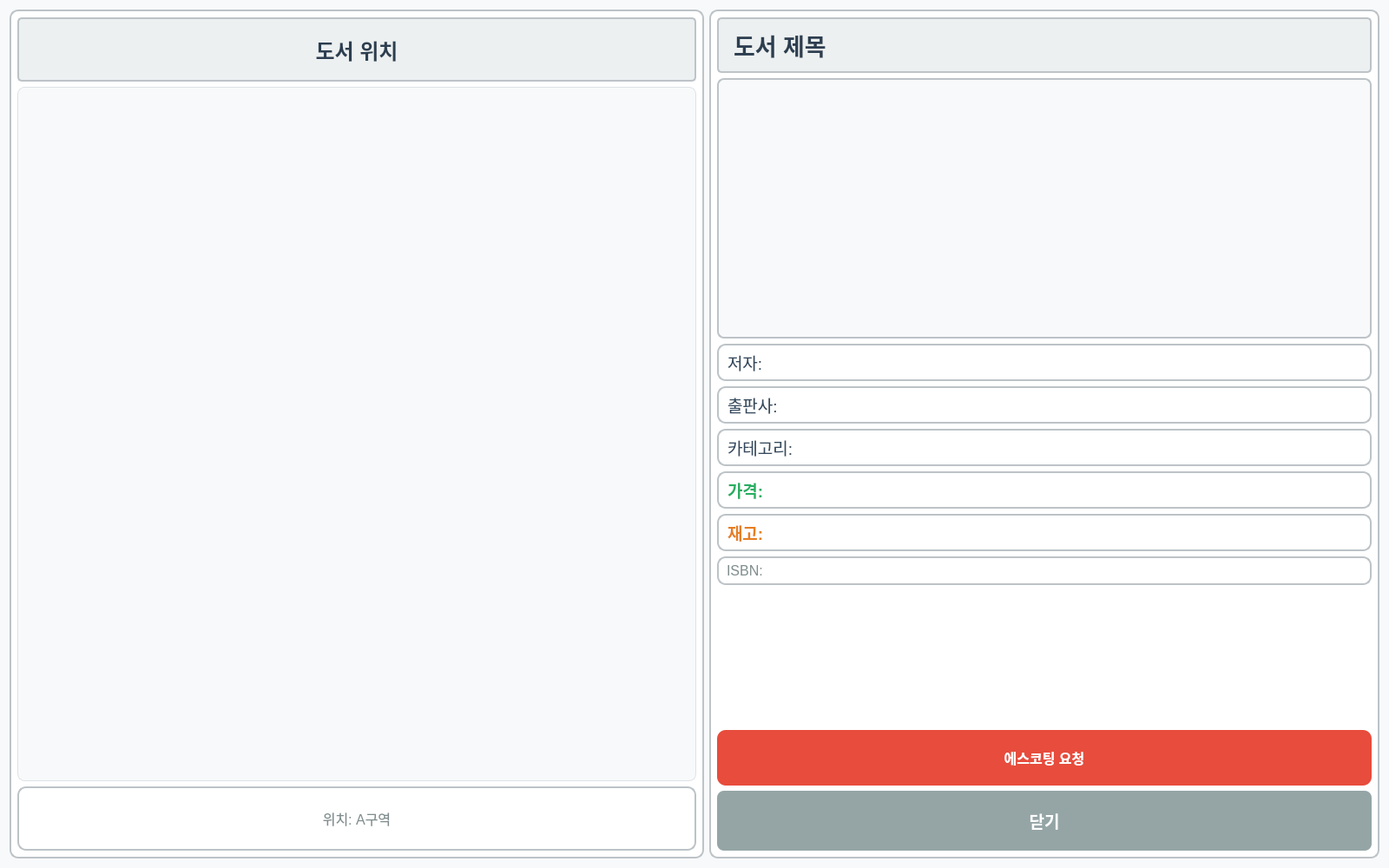
<?xml version="1.0" encoding="UTF-8"?>
<ui version="4.0">
 <class>BookDetailPopup</class>
 <widget class="QDialog" name="BookDetailPopup">
  <property name="geometry">
   <rect>
    <x>0</x>
    <y>0</y>
    <width>1600</width>
    <height>1000</height>
   </rect>
  </property>
  <property name="windowTitle">
   <string>도서 상세 정보</string>
  </property>
  <property name="modal">
   <bool>true</bool>
  </property>
  <property name="styleSheet">
   <string notr="true">QDialog {
    background-color: #f8f9fa;
}</string>
  </property>
  <layout class="QHBoxLayout" name="horizontalLayout">
   <item>
    <widget class="QWidget" name="leftPanel">
     <property name="minimumSize">
      <size>
       <width>800</width>
       <height>0</height>
      </size>
     </property>
     <property name="maximumSize">
      <size>
       <width>800</width>
       <height>16777215</height>
      </size>
     </property>
     <property name="styleSheet">
      <string notr="true">QWidget {
    background-color: white;
    border: 2px solid #bdc3c7;
    border-radius: 10px;
}</string>
     </property>
     <layout class="QVBoxLayout" name="mapLayout">
      <item>
       <widget class="QLabel" name="mapTitleLabel">
        <property name="font">
         <font>
          <pointsize>18</pointsize>
          <weight>75</weight>
          <bold>true</bold>
         </font>
        </property>
        <property name="text">
         <string>도서 위치</string>
        </property>
        <property name="alignment">
         <set>Qt::AlignCenter</set>
        </property>
        <property name="minimumSize">
         <size>
          <width>0</width>
          <height>30</height>
         </size>
        </property>
        <property name="styleSheet">
         <string notr="true">QLabel {
    color: #2c3e50;
    background-color: #ecf0f1;
    border-radius: 5px;
    padding: 3px;
}</string>
        </property>
       </widget>
      </item>
      <item>
       <widget class="QLabel" name="mapLabel">
        <property name="minimumSize">
         <size>
          <width>0</width>
          <height>800</height>
         </size>
        </property>
        <property name="styleSheet">
         <string notr="true">QLabel {
    border: 1px solid #dee2e6;
    border-radius: 8px;
    background-color: #f8f9fa;
    padding: 10px;
}</string>
        </property>
        <property name="text">
         <string/>
        </property>
        <property name="alignment">
         <set>Qt::AlignCenter</set>
        </property>
       </widget>
      </item>
      <item>
       <widget class="QLabel" name="locationInfoLabel">
        <property name="font">
         <font>
          <pointsize>12</pointsize>
         </font>
        </property>
        <property name="text">
         <string>위치: A구역</string>
        </property>
        <property name="alignment">
         <set>Qt::AlignCenter</set>
        </property>
        <property name="minimumSize">
         <size>
          <width>0</width>
          <height>25</height>
         </size>
        </property>
        <property name="styleSheet">
         <string notr="true">QLabel {
    color: #7f8c8d;
    padding: 3px;
}</string>
        </property>
       </widget>
      </item>
     </layout>
    </widget>
   </item>
   <item>
    <widget class="QWidget" name="rightPanel">
     <property name="minimumSize">
      <size>
       <width>700</width>
       <height>0</height>
      </size>
     </property>
     <property name="styleSheet">
      <string notr="true">QWidget {
    background-color: white;
    border: 2px solid #bdc3c7;
    border-radius: 10px;
    padding: 20px;
}</string>
     </property>
     <layout class="QVBoxLayout" name="infoLayout">
      <item>
       <widget class="QLabel" name="bookTitleLabel">
        <property name="font">
         <font>
          <pointsize>20</pointsize>
          <weight>75</weight>
          <bold>true</bold>
         </font>
        </property>
        <property name="text">
         <string>도서 제목</string>
        </property>
        <property name="styleSheet">
         <string notr="true">QLabel {
    color: #2c3e50;
    padding: 10px;
    background-color: #ecf0f1;
    border-radius: 5px;
}</string>
        </property>
        <property name="wordWrap">
         <bool>true</bool>
        </property>
       </widget>
      </item>
      <item>
       <widget class="QLabel" name="bookCoverLabel">
        <property name="minimumSize">
         <size>
          <width>0</width>
          <height>300</height>
         </size>
        </property>
        <property name="maximumSize">
         <size>
          <width>16777215</width>
          <height>300</height>
         </size>
        </property>
        <property name="styleSheet">
         <string notr="true">QLabel {
    border: 2px solid #bdc3c7;
    border-radius: 8px;
    background-color: #f8f9fa;
    padding: 10px;
}</string>
        </property>
        <property name="text">
         <string/>
        </property>
        <property name="alignment">
         <set>Qt::AlignCenter</set>
        </property>
       </widget>
      </item>
      <item>
       <widget class="QLabel" name="bookAuthorLabel">
        <property name="font">
         <font>
          <pointsize>14</pointsize>
         </font>
        </property>
        <property name="text">
         <string>저자: </string>
        </property>
        <property name="styleSheet">
         <string notr="true">QLabel {
    color: #34495e;
    padding: 5px;
}</string>
        </property>
       </widget>
      </item>
      <item>
       <widget class="QLabel" name="bookPublisherLabel">
        <property name="font">
         <font>
          <pointsize>14</pointsize>
         </font>
        </property>
        <property name="text">
         <string>출판사: </string>
        </property>
        <property name="styleSheet">
         <string notr="true">QLabel {
    color: #34495e;
    padding: 5px;
}</string>
        </property>
       </widget>
      </item>
      <item>
       <widget class="QLabel" name="bookCategoryLabel">
        <property name="font">
         <font>
          <pointsize>14</pointsize>
         </font>
        </property>
        <property name="text">
         <string>카테고리: </string>
        </property>
        <property name="styleSheet">
         <string notr="true">QLabel {
    color: #34495e;
    padding: 5px;
}</string>
        </property>
       </widget>
      </item>
      <item>
       <widget class="QLabel" name="bookPriceLabel">
        <property name="font">
         <font>
          <pointsize>14</pointsize>
         </font>
        </property>
        <property name="text">
         <string>가격: </string>
        </property>
        <property name="styleSheet">
         <string notr="true">QLabel {
    color: #27ae60;
    padding: 5px;
    font-weight: bold;
}</string>
        </property>
       </widget>
      </item>
      <item>
       <widget class="QLabel" name="bookStockLabel">
        <property name="font">
         <font>
          <pointsize>14</pointsize>
         </font>
        </property>
        <property name="text">
         <string>재고: </string>
        </property>
        <property name="styleSheet">
         <string notr="true">QLabel {
    color: #e67e22;
    padding: 5px;
    font-weight: bold;
}</string>
        </property>
       </widget>
      </item>
      <item>
       <widget class="QLabel" name="bookIsbnLabel">
        <property name="font">
         <font>
          <pointsize>12</pointsize>
         </font>
        </property>
        <property name="text">
         <string>ISBN: </string>
        </property>
        <property name="styleSheet">
         <string notr="true">QLabel {
    color: #7f8c8d;
    padding: 5px;
}</string>
        </property>
       </widget>
      </item>
      <item>
       <spacer name="verticalSpacer">
        <property name="orientation">
         <enum>Qt::Vertical</enum>
        </property>
        <property name="sizeHint" stdset="0">
         <size>
          <width>20</width>
          <height>40</height>
         </size>
        </property>
       </spacer>
      </item>
      <item>
       <widget class="QPushButton" name="escortRequestButton">
        <property name="font">
         <font>
          <pointsize>16</pointsize>
          <weight>75</weight>
          <bold>true</bold>
         </font>
        </property>
        <property name="text">
         <string>에스코팅 요청</string>
        </property>
        <property name="minimumSize">
         <size>
          <width>0</width>
          <height>60</height>
         </size>
        </property>
        <property name="styleSheet">
         <string notr="true">QPushButton {
    background-color: #e74c3c;
    color: white;
    border: none;
    border-radius: 10px;
    font-weight: bold;
    font-size: 16px;
}
QPushButton:hover {
    background-color: #c0392b;
}
QPushButton:pressed {
    background-color: #a93226;
}</string>
        </property>
       </widget>
      </item>
      <item>
       <widget class="QPushButton" name="closeButton">
        <property name="font">
         <font>
          <pointsize>14</pointsize>
          <weight>75</weight>
          <bold>true</bold>
         </font>
        </property>
        <property name="text">
         <string>닫기</string>
        </property>
        <property name="minimumSize">
         <size>
          <width>0</width>
          <height>50</height>
         </size>
        </property>
        <property name="styleSheet">
         <string notr="true">QPushButton {
    background-color: #95a5a6;
    color: white;
    border: none;
    border-radius: 8px;
    font-weight: bold;
}
QPushButton:hover {
    background-color: #7f8c8d;
}
QPushButton:pressed {
    background-color: #6c7b7d;
}</string>
        </property>
       </widget>
      </item>
     </layout>
    </widget>
   </item>
  </layout>
 </widget>
 <resources/>
 <connections/>
</ui> 
